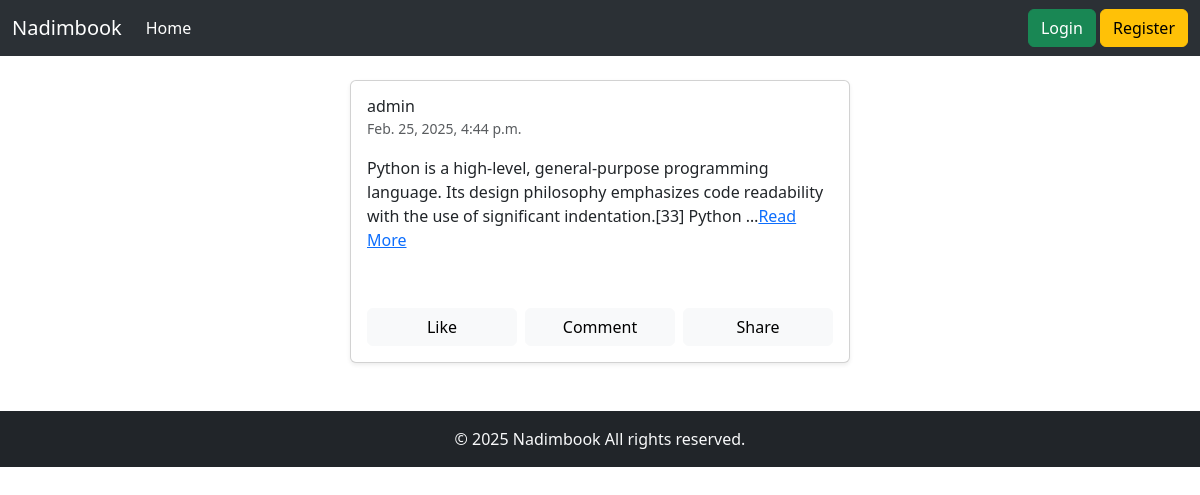
Before: / with the older database file.
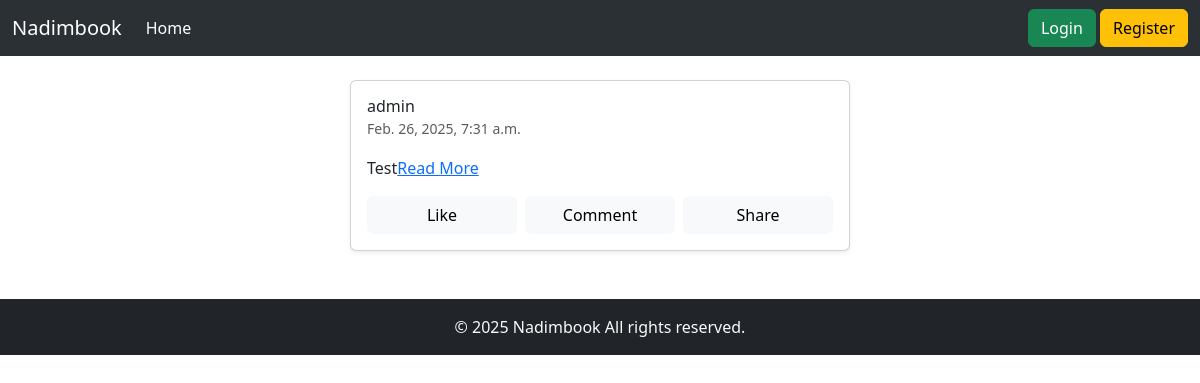
After: the same page with the newer database file.
### contents/models.py (models this page shows, shortened)
class Contents(models.Model):
    user = models.ForeignKey(User, on_delete=models.CASCADE)
    content = models.TextField()
    image = models.ImageField(upload_to='uploads/', null=True, blank=True)
    created_at = models.DateTimeField(auto_now_add=True)
    is_edited = models.BooleanField(default=False)

### contents/views.py (the view)
# urls.py: path('', home, name='home'),
def home(request):
    posts = Contents.objects.all().order_by('-created_at')
    return render(request, 'contents/home.html', {'posts': posts})

### templates/contents/home.html (shortened to what this page needs)
{% extends 'contents/../base.html' %}
{% block content %}
    {% for post in posts %}
        <div class="container mt-4">
            <div class="card shadow-sm" style="max-width: 500px; margin: auto;">
                <div class="card-body">
                    <div class="d-flex align-items-center">
                        <div>
                            <h6 class="mb-0">{{ post.user.username }}</h6>
                            <small class="text-muted">{{ post.created_at }}</small>
                        </div>
                    </div>
                    <p class="mt-3">
                        {{ post.content|truncatewords:20 }}<a href="#">Read More</a>
                    </p>
                    <div class="d-flex justify-content-between mt-3">
                        <button class="btn btn-light w-100 me-2"> Like</button>
                        <button class="btn btn-light w-100 me-2"> Comment</button>
                        <button class="btn btn-light w-100"> Share</button>
                    </div>
                </div>
            </div>
        </div>
    {% endfor %}
{% endblock %}

### templates/base.html (shortened to what this page needs)
<!DOCTYPE html>
<html lang="en">
<head>
    <link href="https://cdn.jsdelivr.net/npm/bootstrap@5.3.3/dist/css/bootstrap.min.css" rel="stylesheet">
</head>
<body>
    <nav class="navbar navbar-expand-lg bg-body-tertiary" data-bs-theme="dark">
      <div class="container-fluid">
        <a class="navbar-brand" href="{% url 'home' %}">Nadimbook</a>
        <div class="collapse navbar-collapse" id="navbarSupportedContent">
          <ul class="navbar-nav me-auto mb-2 mb-lg-0">
            <li class="nav-item">
              <a class="nav-link active" aria-current="page" href="{% url 'home' %}">Home</a>
            </li>
          </ul>
          <div>
              {% if user.is_authenticated %}
                  <a class="btn btn-info" href="{% url 'profile' %}">{{ user.first_name }} {{ user.last_name }}</a>
                  <a class="btn btn-danger" href="{% url 'logout' %}">Logout</a>
              {% else %}
                <a class="btn btn-success" href="{% url 'login' %}">Login</a>
                <a class="btn btn-warning" href="{% url 'register' %}">Register</a>
              {% endif %}
          </div>
        </div>
      </div>
    </nav>
    <div class="container">
        {% block content %}
        {% endblock %}
    </div>
    <footer class="bg-dark text-light text-center py-3 mt-5">
        <p class="mb-0">© 2025 Nadimbook All rights reserved.</p>
    </footer>
    <link href="https://cdn.jsdelivr.net/npm/bootstrap@5.3.3/dist/css/bootstrap.min.css" rel="stylesheet">
</body>
</html>

Changed rows visible on the page:
changed Contents "admin": created_at "Feb. 25, 2025, 4:44 p.m." → "Feb. 26, 2025, 7:31 a.m."; content "Python is a high-level, general-purpose programming language. Its design philosophy emphasizes code readability with the use of significant indentation.[33] Python …" → "Test"
